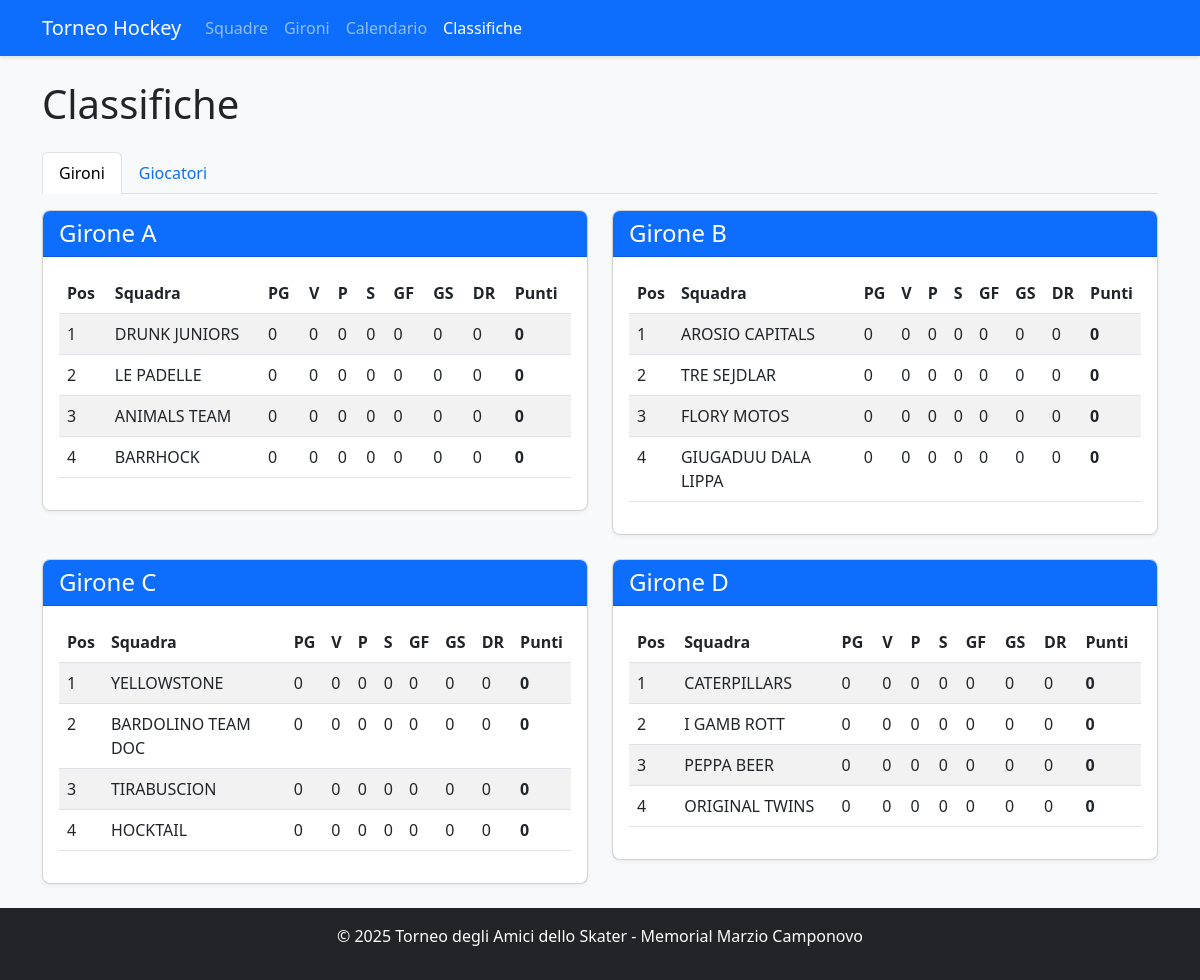
Page /standings on the earlier database version.
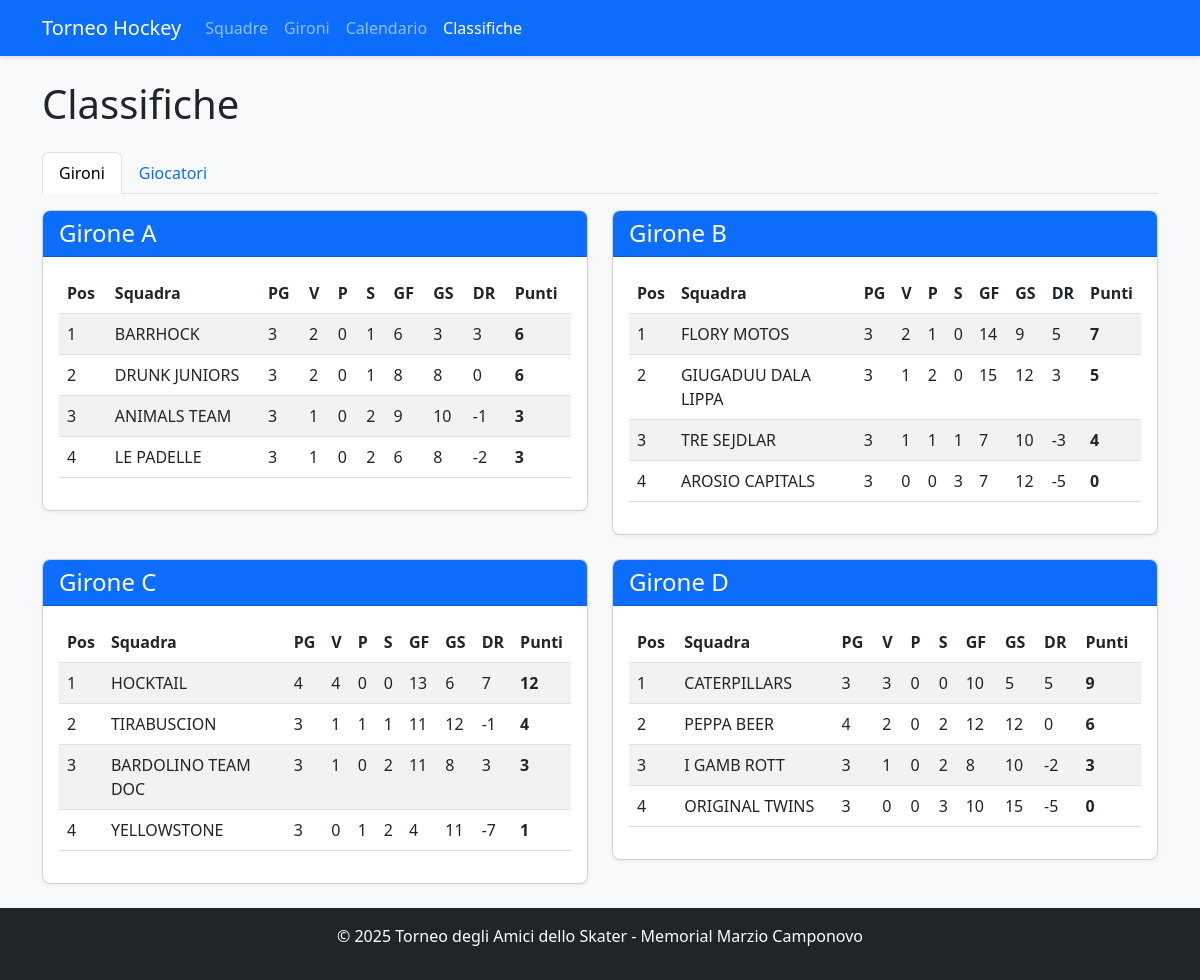
Same page on the later database version.
### app.py (models this page shows, shortened)
class Team(db.Model):
    id = db.Column(db.Integer, primary_key=True)
    name = db.Column(db.String(100), nullable=False, unique=True)
    group = db.Column(db.String(1))  # A, B, C, or D
    players = db.relationship('Player', backref='team', lazy=True)
    matches = db.relationship(
        'Match',
        primaryjoin="or_(Team.id == Match.team1_id, Team.id == Match.team2_id)",
        lazy=True,
        overlaps="team1,team2"
    )
    wins = db.Column(db.Integer, default=0)
    losses = db.Column(db.Integer, default=0)
    draws = db.Column(db.Integer, default=0)
    goals_for = db.Column(db.Integer, default=0)
    goals_against = db.Column(db.Integer, default=0)
    points = db.Column(db.Integer, default=0)
    @property
    def goal_difference(self):
        return self.goals_for - self.goals_against
    @property
    def games_played(self):
        return self.wins + self.losses + self.draws

### app.py (the view)
@app.route('/standings')
def standings():
    group_standings = {}
    for group in ['A', 'B', 'C', 'D']:
        teams = Team.query.filter_by(group=group).order_by(
            Team.points.desc(),
            (Team.goals_for - Team.goals_against).desc(),
            Team.goals_for.desc()
        ).all()
        group_standings[group] = teams
    all_players = Player.query.all()
    try:
        if db.inspect(db.engine).has_table('player_match_stats'):
            players_with_stats = []
            for player in all_players:
                total_goals = sum(stat.goals for stat in player.match_stats) if hasattr(player, 'match_stats') else player.goals
                total_assists = sum(stat.assists for stat in player.match_stats) if hasattr(player, 'match_stats') else player.assists
                total_penalties = sum(stat.penalties for stat in player.match_stats) if hasattr(player, 'match_stats') else player.penalties
                if total_goals > 0 or total_assists > 0 or total_penalties > 0:
                    player.display_goals = total_goals
                    player.display_assists = total_assists
                    player.display_penalties = total_penalties
                    players_with_stats.append(player)
            top_scorers = sorted(players_with_stats, key=lambda p: p.display_goals, reverse=True)[:10]
            top_assists = sorted(players_with_stats, key=lambda p: p.display_assists, reverse=True)[:10]
            most_penalties = sorted(players_with_stats, key=lambda p: p.display_penalties, reverse=True)[:10]
        else:
            top_scorers = Player.query.filter(Player.goals > 0).order_by(Player.goals.desc()).limit(10).all()
            top_assists = Player.query.filter(Player.assists > 0).order_by(Player.assists.desc()).limit(10).all()
            most_penalties = Player.query.filter(Player.penalties > 0).order_by(Player.penalties.desc()).limit(10).all()
            for player in top_scorers:
                player.display_goals = player.goals
            for player in top_assists:
                player.display_assists = player.assists
            for player in most_penalties:
                player.display_penalties = player.penalties
    except Exception as e:
        top_scorers = Player.query.filter(Player.goals > 0).order_by(Player.goals.desc()).limit(10).all()
        top_assists = Player.query.filter(Player.assists > 0).order_by(Player.assists.desc()).limit(10).all()
        most_penalties = Player.query.filter(Player.penalties > 0).order_by(Player.penalties.desc()).limit(10).all()
        for player in top_scorers:
            player.display_goals = player.goals
        for player in top_assists:
            player.display_assists = player.assists
        for player in most_penalties:
            player.display_penalties = player.penalties
    return render_template('standings.html',
                          group_standings=group_standings,
                          top_scorers=top_scorers,
                          top_assists=top_assists,
                          most_penalties=most_penalties)

### app.py (called while the page is built)
def format_tournament_dates():
    dates = get_tournament_dates()
    formatted = {}
    for key, date_obj in dates.items():
        formatted[key] = {
            'date': date_obj,
            'formatted': date_obj.strftime('%d/%m/%Y'),
            'day_name': date_obj.strftime('%A'),
            'day_name_it': {
                'Monday': 'Lunedì',
                'Tuesday': 'Martedì',
                'Wednesday': 'Mercoledì',
                'Thursday': 'Giovedì',
                'Friday': 'Venerdì',
                'Saturday': 'Sabato',
                'Sunday': 'Domenica'
            }.get(date_obj.strftime('%A'), date_obj.strftime('%A'))
        }
    return formatted

### templates/standings.html (shortened to what the changed rows need)
<!DOCTYPE html>
<html lang="it">
<head>
    <link rel="stylesheet" href="https://cdn.jsdelivr.net/npm/bootstrap@5.3.0/dist/css/bootstrap.min.css">
    <link rel="stylesheet" href="{{ url_for('static', filename='style.css') }}">
</head>
<body class="d-flex flex-column min-vh-100">
    <div class="container mt-4">
        <h1>Classifiche</h1>
        <div class="tab-content mt-3" id="myTabContent">
            <div class="tab-pane fade show active" id="groups" role="tabpanel">
                <div class="row">
                    {% for group, teams in group_standings.items() %}
                        <div class="col-md-6 mb-4">
                            <div class="card">
                                <div class="card-header bg-primary text-white">
                                    <h4 class="mb-0">Girone {{ group }}</h4>
                                </div>
                                <div class="card-body">
                                    <div class="table-responsive">
                                        <table class="table table-striped">
                                            <thead>
                                                <tr>
                                                    <th>Pos</th>
                                                    <th>Squadra</th>
                                                    <th>PG</th>
                                                    <th>V</th>
                                                    <th>P</th>
                                                    <th>S</th>
                                                    <th>GF</th>
                                                    <th>GS</th>
                                                    <th>DR</th>
                                                    <th>Punti</th>
                                                </tr>
                                            </thead>
                                            <tbody>
                                                {% for team in teams %}
                                                    <tr>
                                                        <td>{{ loop.index }}</td>
                                                        <td>{{ team.name }}</td>
                                                        <td>{{ team.games_played }}</td>
                                                        <td>{{ team.wins }}</td>
                                                        <td>{{ team.draws }}</td>
                                                        <td>{{ team.losses }}</td>
                                                        <td>{{ team.goals_for }}</td>
                                                        <td>{{ team.goals_against }}</td>
                                                        <td>{{ team.goal_difference }}</td>
                                                        <td><strong>{{ team.points }}</strong></td>
                                                    </tr>
                                                {% endfor %}
                                            </tbody>
                                        </table>
                                    </div>
                                </div>
                            </div>
                        </div>
                    {% endfor %}
                </div>
            </div>
        </div>
    </div>
</body>
</html>

Differences in the rows shown:
changed Team "BARRHOCK": games_played "0" → "3"; wins "0" → "2"; losses "0" → "1"; goals_for "0" → "6"; goals_against "0" → "3"; goal_difference "0" → "3"; points "0" → "6"; moves up the list
changed Team "DRUNK JUNIORS": games_played "0" → "3"; wins "0" → "2"; losses "0" → "1"; goals_for "0" → "8"; goals_against "0" → "8"; points "0" → "6"
changed Team "ANIMALS TEAM": games_played "0" → "3"; wins "0" → "1"; losses "0" → "2"; goals_for "0" → "9"; goals_against "0" → "10"; goal_difference "0" → "-1"; points "0" → "3"; moves down the list
changed Team "LE PADELLE": games_played "0" → "3"; wins "0" → "1"; losses "0" → "2"; goals_for "0" → "6"; goals_against "0" → "8"; goal_difference "0" → "-2"; points "0" → "3"
changed Team "FLORY MOTOS": games_played "0" → "3"; wins "0" → "2"; draws "0" → "1"; goals_for "0" → "14"; goals_against "0" → "9"; goal_difference "0" → "5"; points "0" → "7"
changed Team "GIUGADUU DALA LIPPA": games_played "0" → "3"; wins "0" → "1"; draws "0" → "2"; goals_for "0" → "15"; goals_against "0" → "12"; goal_difference "0" → "3"; points "0" → "5"
changed Team "TRE SEJDLAR": games_played "0" → "3"; wins "0" → "1"; draws "0" → "1"; losses "0" → "1"; goals_for "0" → "7"; goals_against "0" → "10"; goal_difference "0" → "-3"; points "0" → "4"; moves down the list
changed Team "AROSIO CAPITALS": games_played "0" → "3"; losses "0" → "3"; goals_for "0" → "7"; goals_against "0" → "12"; goal_difference "0" → "-5"; moves down the list
changed Team "HOCKTAIL": games_played "0" → "4"; wins "0" → "4"; goals_for "0" → "13"; goals_against "0" → "6"; goal_difference "0" → "7"; points "0" → "12"; moves up the list
changed Team "TIRABUSCION": games_played "0" → "3"; wins "0" → "1"; draws "0" → "1"; losses "0" → "1"; goals_for "0" → "11"; goals_against "0" → "12"; goal_difference "0" → "-1"; points "0" → "4"; moves up the list
changed Team "BARDOLINO TEAM DOC": games_played "0" → "3"; wins "0" → "1"; losses "0" → "2"; goals_for "0" → "11"; goals_against "0" → "8"; goal_difference "0" → "3"; points "0" → "3"; moves down the list
changed Team "YELLOWSTONE": games_played "0" → "3"; draws "0" → "1"; losses "0" → "2"; goals_for "0" → "4"; goals_against "0" → "11"; goal_difference "0" → "-7"; points "0" → "1"
changed Team "CATERPILLARS": games_played "0" → "3"; wins "0" → "3"; goals_for "0" → "10"; goals_against "0" → "5"; goal_difference "0" → "5"; points "0" → "9"
changed Team "PEPPA BEER": games_played "0" → "4"; wins "0" → "2"; losses "0" → "2"; goals_for "0" → "12"; goals_against "0" → "12"; points "0" → "6"; moves up the list
changed Team "I GAMB ROTT": games_played "0" → "3"; wins "0" → "1"; losses "0" → "2"; goals_for "0" → "8"; goals_against "0" → "10"; goal_difference "0" → "-2"; points "0" → "3"
changed Team "ORIGINAL TWINS": games_played "0" → "3"; losses "0" → "3"; goals_for "0" → "10"; goals_against "0" → "15"; goal_difference "0" → "-5"
